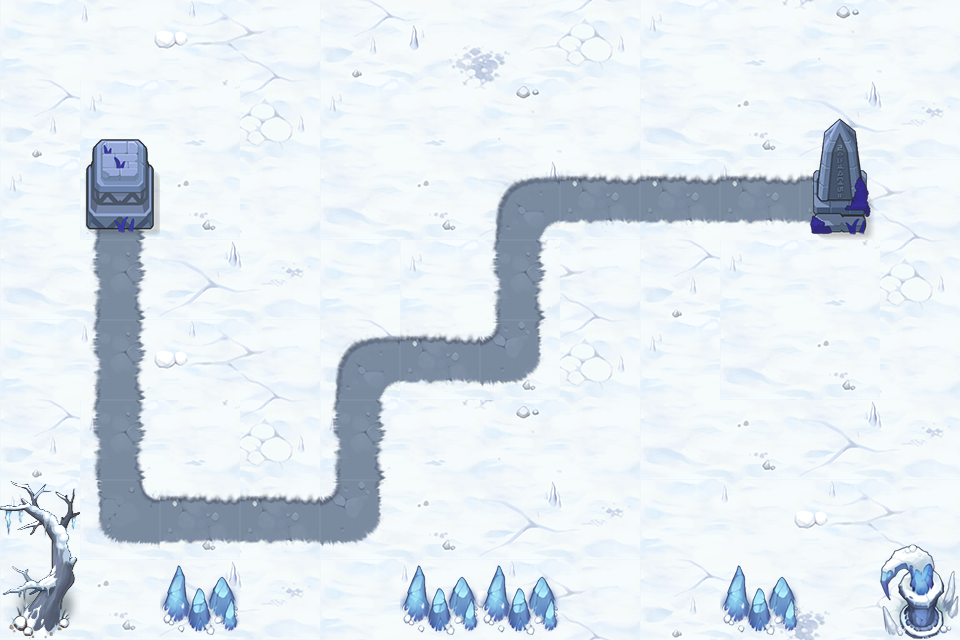

Below is a game level as drawn by its tile map, then a one-line description and the .tmx that defines it (tile-layer data replaced by summaries):
An orthogonal 12x8 tile map with 80x80 px tiles, 3 tile layers (background, road, object) and 14 objects (P0, P1, P2, P3, P4, ...).

<map version="1.0" tiledversion="1.0.3" orientation="orthogonal" renderorder="right-down" width="12" height="8" tilewidth="80" tileheight="80" nextobjectid="16">
 <tileset firstgid="1" source="xuedi.tsx" />
 <layer name="background" width="12" height="8">
  <data>[96 cells, 96 non-empty, 16 distinct tile ids]</data>
 </layer>
 <layer name="road" width="12" height="8">
  <data>[96 cells, 18 non-empty, 6 distinct tile ids]</data>
 </layer>
 <layer name="object" width="12" height="8">
  <data>[96 cells, 12 non-empty, 9 distinct tile ids]</data>
 </layer>
 <objectgroup name="path" visible="0">
  <object id="1" name="P0" x="120" y="240" />
  <object id="2" name="P1" x="120" y="520" />
  <object id="3" name="P2" x="360" y="520" />
  <object id="4" name="P3" x="360" y="360" />
  <object id="5" name="P4" x="520" y="360" />
  <object id="6" name="P5" x="520" y="200" />
  <object id="7" name="P6" x="800" y="200" />
  <object id="8" name="O0" x="0" y="80" width="80" height="400" />
  <object id="9" name="O1" x="160" y="80" width="160" height="400" />
  <object id="10" name="O2" x="320" y="80" width="160" height="240" />
  <object id="11" name="O3" x="480" y="80" width="320" height="80" />
  <object id="12" name="O4" x="560" y="240" width="320" height="160" />
  <object id="13" name="O5" x="400" y="400" width="480" height="160" />
  <object id="14" name="O6" x="880" y="80" width="80" height="400" />
 </objectgroup>
</map>
